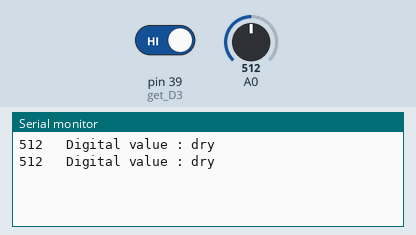
Bench run of a sketch on a simulated Arduino Mega 2560, built with avr-gcc and run on an emulated ATmega2560. Shown: the last lines printed to the serial monitor. Inputs (shaded band) come from the test bench; at power-on: pin 39 (get_D3) HIGH, A0 = 512.

Above: at 1.8 s.
1.9 s: pin 39 (get_D3) driven LOW
At 2.8 s:
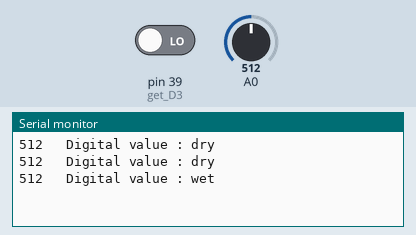
4.5 s: A0 set to 716
At 5.4 s:
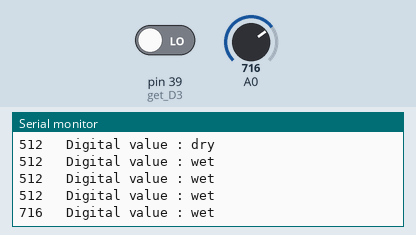
6.0 s: A0 set to 900
At 6.8 s:
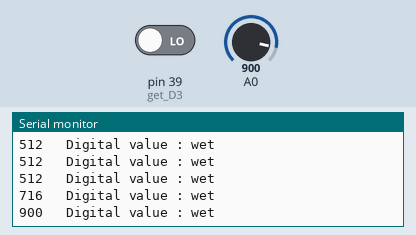
7.5 s: pin 39 (get_D3) driven HIGH
At 8.8 s:
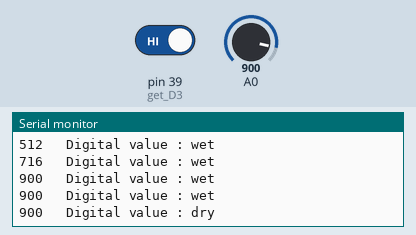
Timing chart, 0 to 10.0 s (numbered marks = the images above; inputs shaded):
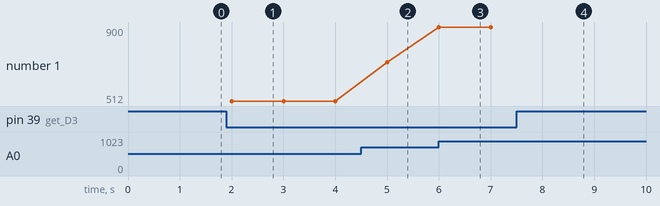

The sketch:

rain_sensor.ino
```cpp
int get_D3 = 39;
int get_A0 = 34;

void setup(){
  pinMode(get_D3, INPUT);
  Serial.begin(115200);
}
void loop(){

  int value = analogRead(A0);    //從A0讀取感測值

  Serial.print(value);
  Serial.print("   ");

  if(digitalRead(get_D3) == LOW){
    Serial.println("Digital value : wet");
  }
  else{
    Serial.println("Digital value : dry");
  }
  delay(1000);
}
```

Measured:
- after the input at 1.9 s, the serial monitor: prints a new line after 0.10 s (image 1)
- after the input at 4.5 s, the serial monitor: prints a new line after 0.50 s (image 2)
- after the input at 6.0 s, the serial monitor: prints a new line at once (image 3)
- after the input at 7.5 s, the serial monitor: prints a new line after 0.50 s (image 4)
- plotted number 1: 512 → 716 after the input at 4.5 s, 716 → 900 after the input at 6.0 s
